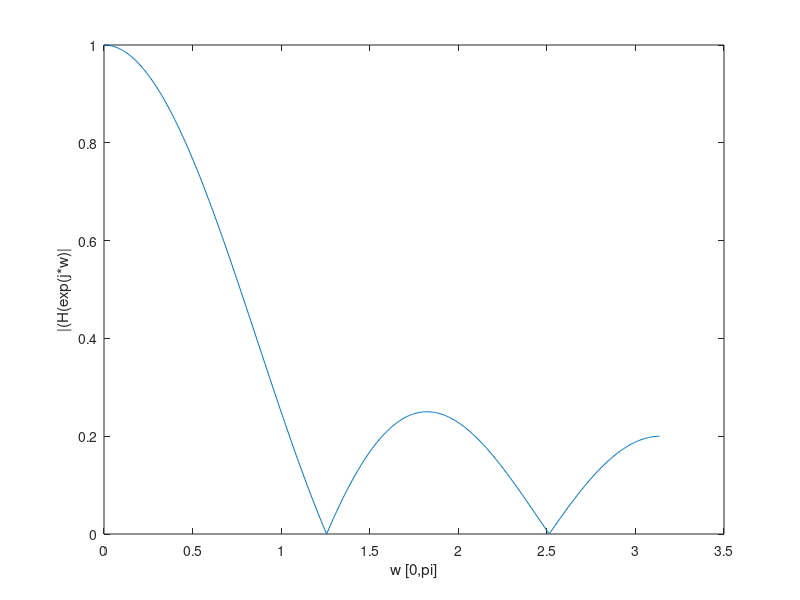
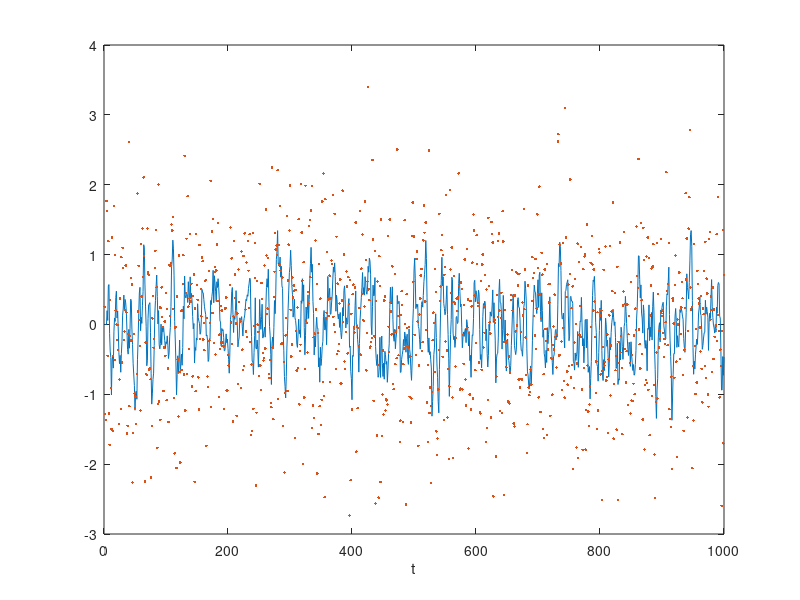
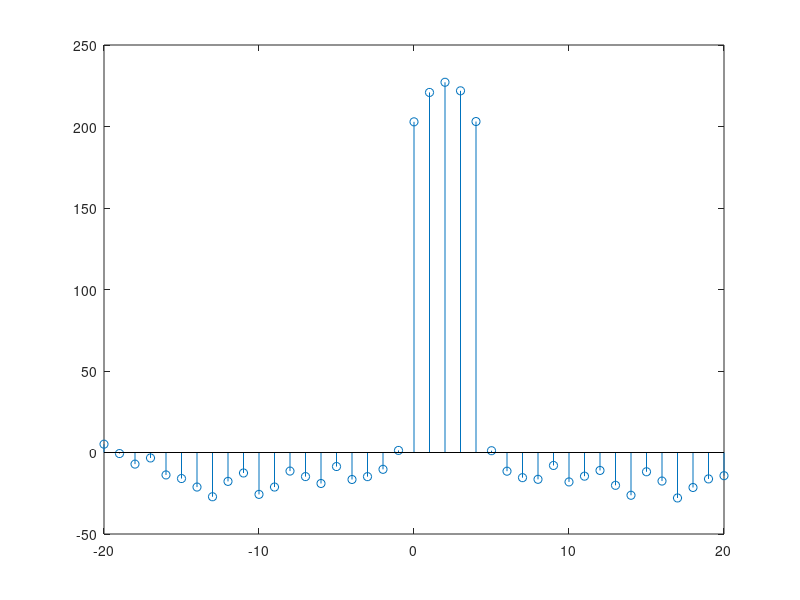

The MATLAB source for these figures, in order:
clear all; close all;

[h,w] = freqz([1,1,1,1,1],[5,0,0,0,0]);

figure(1)
plot(w,abs(h))
xlabel('w [0,pi]'); ylabel('|(H(exp(j*w)|')
%%
close all; clear all;
e = wgn(1000,1,0);
v =[];
for i = 1:1000
    if i < 5
        v(i) = 0;
    else
        v(i) = 1/5*(e(i)+e(i-1)+e(i-2)+e(i-3)+e(i-4));
    end
end
t = 1:1000;
figure(2)
plot(t,v)
hold on
plot(t,e,'.')
xlabel('t');

figure(3)
N = 1000;
t = 0:20;
[c, lags] = xcorr(v,e,20);
stem(lags,c)

    
